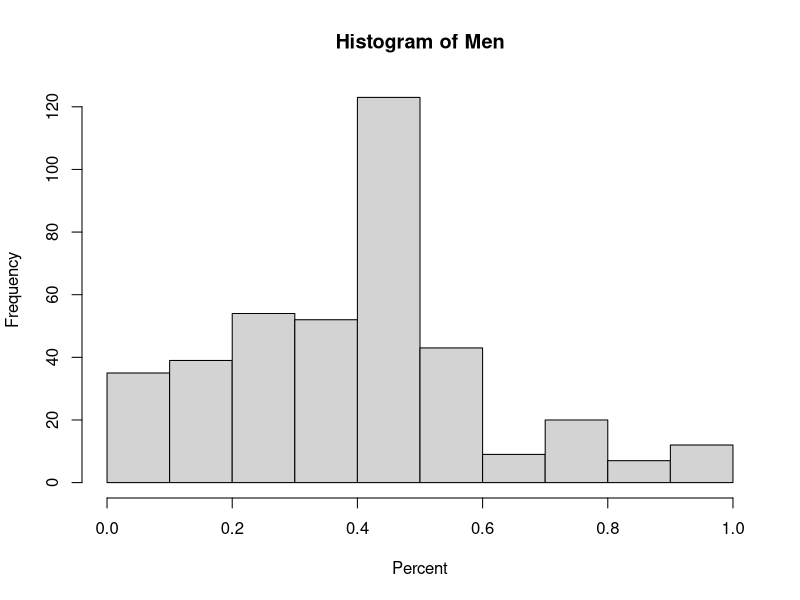
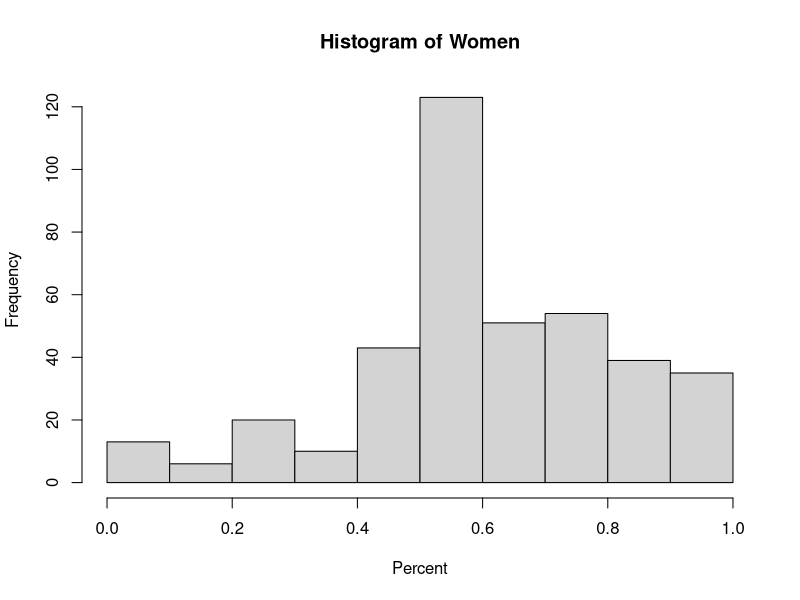
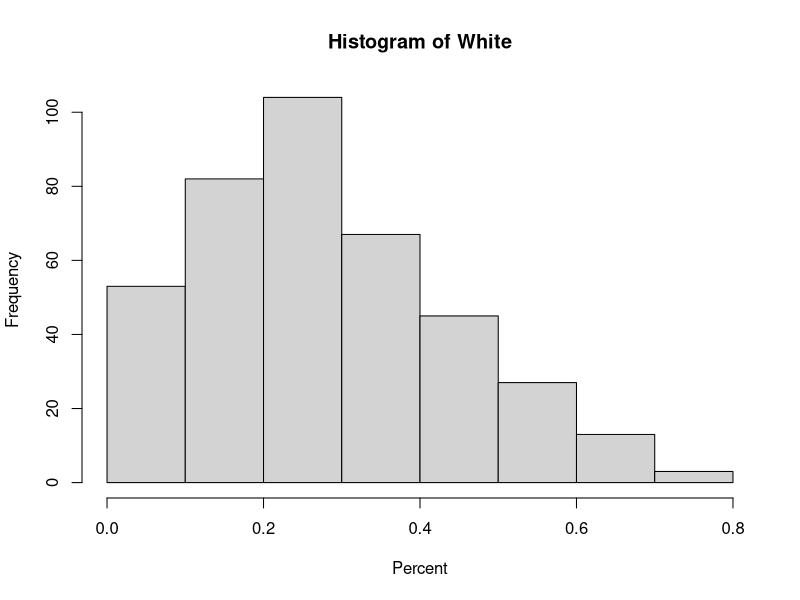
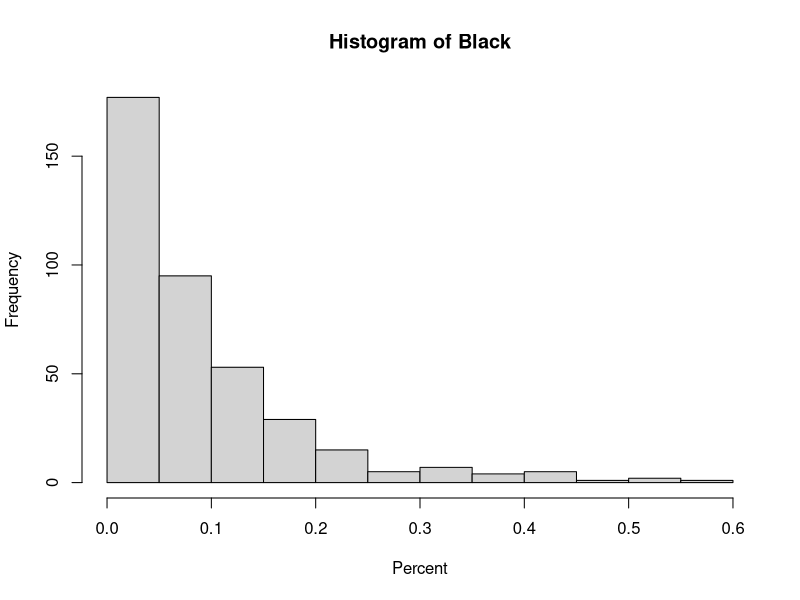
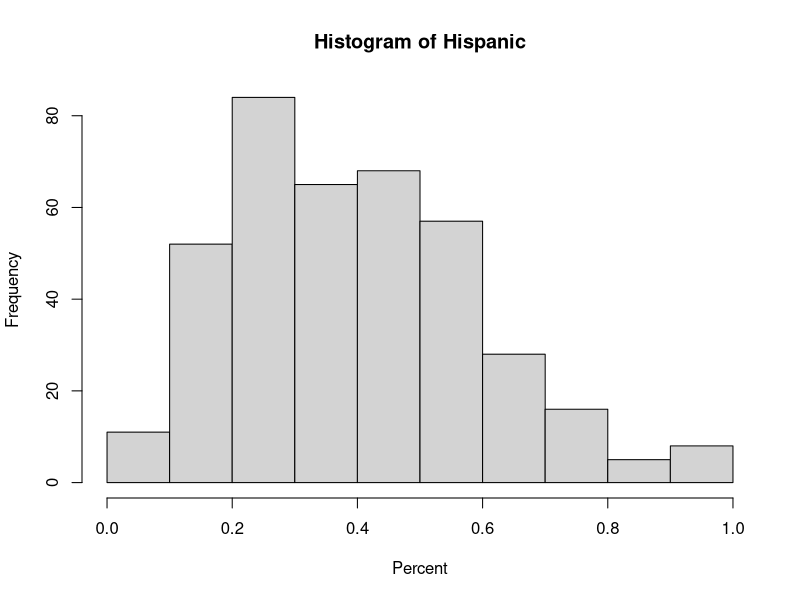
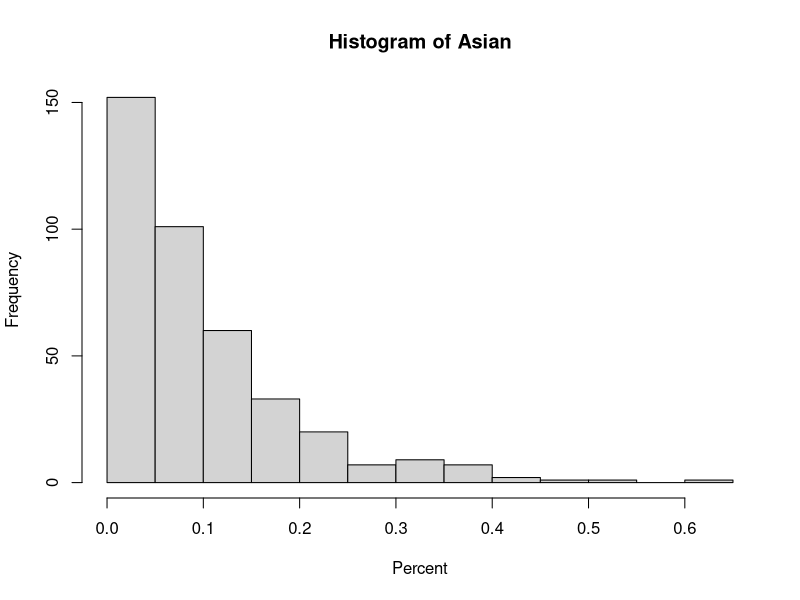
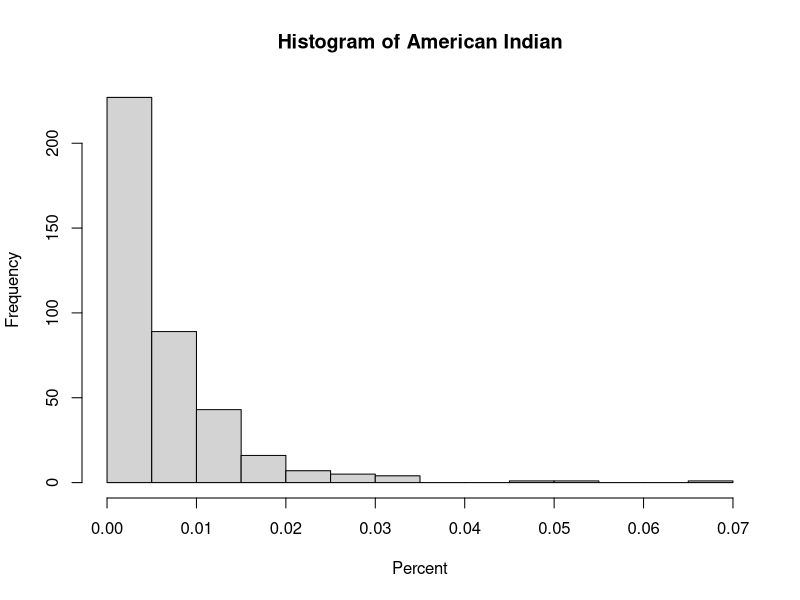
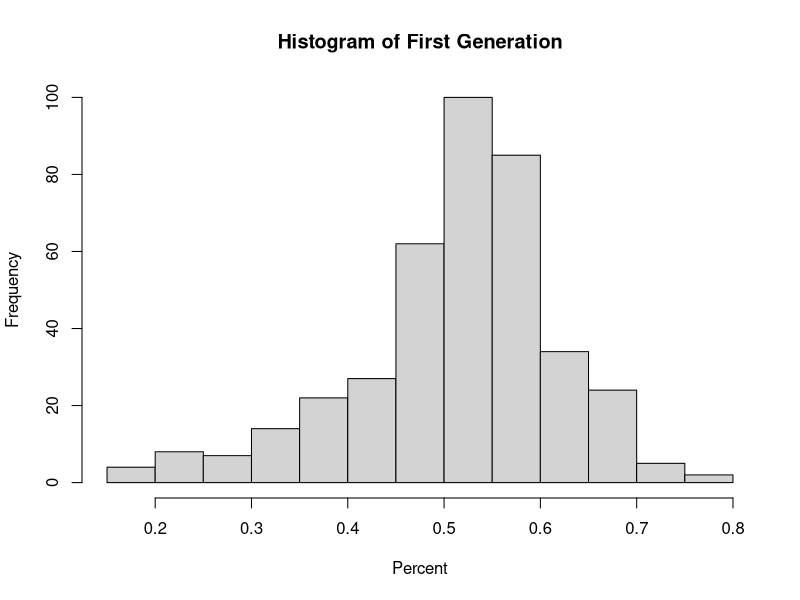

Generate these figures, in order, with R:
college_data <- read.csv("data/cleaned-data/clean-data.csv")

#Quantitative Variables 

##MEN 

men_stats <- c(median(college_data$UGDS_MEN), quantile(college_data$UGDS_MEN)[2], quantile(college_data$UGDS_MEN)[4],IQR(college_data$UGDS_MEN),mean(college_data$UGDS_MEN),sd(college_data$UGDS_MEN))
names(men_stats) <- c("Median", "First Quartile", "Third Quartile", "IQR", "Mean", "Std. Deviation")
men_stats <- as.data.frame(men_stats)
colnames(men_stats) <- "MEN"

png("images/men-histogram.png")
hist(college_data$UGDS_MEN, main="Histogram of Men", xlab="Percent")
dev.off() 


##WOMEN

women_stats <- c(median(college_data$UGDS_WOMEN), quantile(college_data$UGDS_WOMEN)[2], quantile(college_data$UGDS_WOMEN)[4],IQR(college_data$UGDS_WOMEN),mean(college_data$UGDS_WOMEN),sd(college_data$UGDS_WOMEN))
names(women_stats) <- c("Median", "First Quartile", "Third Quartile", "IQR", "Mean", "Std. Deviation")
women_stats <- as.data.frame(women_stats)
colnames(women_stats) <- "WOMEN"

png("images/women-histogram.png")
hist(college_data$UGDS_WOMEN, main="Histogram of Women", xlab="Percent")
dev.off() 


##WHITE

white_stats <- c(median(college_data$UGDS_WHITE), quantile(college_data$UGDS_WHITE)[2], quantile(college_data$UGDS_WHITE)[4],IQR(college_data$UGDS_WHITE),mean(college_data$UGDS_WHITE),sd(college_data$UGDS_WHITE))
names(white_stats) <- c("Median", "First Quartile", "Third Quartile", "IQR", "Mean", "Std. Deviation")
white_stats <- as.data.frame(white_stats)
colnames(white_stats) <- "WHITE"

png("images/white-histogram.png")
hist(college_data$UGDS_WHITE, main="Histogram of White", xlab="Percent")
dev.off() 


##BLACK

black_stats <- c(median(college_data$UGDS_BLACK), quantile(college_data$UGDS_BLACK)[2], quantile(college_data$UGDS_BLACK)[4],IQR(college_data$UGDS_BLACK),mean(college_data$UGDS_BLACK),sd(college_data$UGDS_BLACK))
names(black_stats) <- c("Median", "First Quartile", "Third Quartile", "IQR", "Mean", "Std. Deviation")
black_stats <- as.data.frame(black_stats)
colnames(black_stats) <- "BLACK"

png("images/black-histogram.png")
hist(college_data$UGDS_BLACK, main="Histogram of Black", xlab="Percent")
dev.off() 


##HISP

hisp_stats <- c(median(college_data$UGDS_HISP), quantile(college_data$UGDS_HISP)[2], quantile(college_data$UGDS_HISP)[4],IQR(college_data$UGDS_HISP),mean(college_data$UGDS_HISP),sd(college_data$UGDS_HISP))
names(hisp_stats) <- c("Median", "First Quartile", "Third Quartile", "IQR", "Mean", "Std. Deviation")
hisp_stats <- as.data.frame(hisp_stats)
colnames(hisp_stats) <- "HISPANIC"

png("images/hispanic-histogram.png")
hist(college_data$UGDS_HISP, main="Histogram of Hispanic", xlab="Percent")
dev.off() 


##ASIAN

asian_stats <- c(median(college_data$UGDS_ASIAN), quantile(college_data$UGDS_ASIAN)[2], quantile(college_data$UGDS_ASIAN)[4],IQR(college_data$UGDS_ASIAN),mean(college_data$UGDS_ASIAN),sd(college_data$UGDS_ASIAN))
names(asian_stats) <- c("Median", "First Quartile", "Third Quartile", "IQR", "Mean", "Std. Deviation")
asian_stats <- as.data.frame(asian_stats)
colnames(asian_stats) <- "ASIAN"

png("images/asian-histogram.png")
hist(college_data$UGDS_ASIAN, main="Histogram of Asian", xlab="Percent")
dev.off() 



##AIAN

aian_stats <- c(median(college_data$UGDS_AIAN), quantile(college_data$UGDS_AIAN)[2], quantile(college_data$UGDS_AIAN)[4],IQR(college_data$UGDS_AIAN),mean(college_data$UGDS_AIAN),sd(college_data$UGDS_AIAN))
names(aian_stats) <- c("Median", "First Quartile", "Third Quartile", "IQR", "Mean", "Std. Deviation")
aian_stats <- as.data.frame(aian_stats)
colnames(aian_stats) <- "AMERICAN INDIAN"

png("images/american-indian-histogram.png")
hist(college_data$UGDS_AIAN, main="Histogram of American Indian", xlab="Percent")
dev.off() 


##FIRST_GEN 

first_gen_stats <- c(median(college_data$FIRST_GEN), quantile(college_data$FIRST_GEN)[2], quantile(college_data$FIRST_GEN)[4],IQR(college_data$FIRST_GEN),mean(college_data$FIRST_GEN),sd(college_data$FIRST_GEN))
names(first_gen_stats) <- c("Median", "First Quartile", "Third Quartile", "IQR", "Mean", "Std. Deviation")
first_gen_stats <- as.data.frame(first_gen_stats)
colnames(first_gen_stats) <- "FIRST GEN"

png("images/first-gen-histogram.png")
hist(college_data$FIRST_GEN, main="Histogram of First Generation", xlab="Percent")
dev.off() 



##MARRIED

married_stats <- c(median(college_data$MARRIED), quantile(college_data$MARRIED)[2], quantile(college_data$MARRIED)[4],IQR(college_data$MARRIED),mean(college_data$MARRIED),sd(college_data$MARRIED))
names(married_stats) <- c("Median", "First Quartile", "Third Quartile", "IQR", "Mean", "Std. Deviation")
married_stats <- as.data.frame(married_stats)
colnames(married_stats) <- "MARRIED"

png("images/married-histogram.png")
hist(college_data$MARRIED, main="Histogram of Married", xlab="Percent")
dev.off() 



##PCTFLOAN

pctfloan_stats <- c(median(college_data$PCTFLOAN), quantile(college_data$PCTFLOAN)[2], quantile(college_data$PCTFLOAN)[4],IQR(college_data$PCTFLOAN),mean(college_data$PCTFLOAN),sd(college_data$PCTFLOAN))
names(pctfloan_stats) <- c("Median", "First Quartile", "Third Quartile", "IQR", "Mean", "Std. Deviation")
pctfloan_stats <- as.data.frame(pctfloan_stats)
colnames(pctfloan_stats) <- "PCT FEDERAL LOAN"

png("images/pctfloan-histogram.png")
hist(college_data$PCTFLOAN, main="Histogram of Federal Loans", xlab="Percent")
dev.off() 


##DEBT_MDN

debt_mdn_stats <- c(median(college_data$DEBT_MDN), quantile(college_data$DEBT_MDN)[2], quantile(college_data$DEBT_MDN)[4],IQR(college_data$DEBT_MDN),mean(college_data$DEBT_MDN),sd(college_data$DEBT_MDN))
names(debt_mdn_stats) <- c("Median", "First Quartile", "Third Quartile", "IQR", "Mean", "Std. Deviation")
debt_mdn_stats <- as.data.frame(debt_mdn_stats)
colnames(debt_mdn_stats) <- "MEDIAN DEBT"

png("images/debt-histogram.png")
hist(college_data$DEBT_MDN, main="Histogram of Debt Median", xlab="Percent")
dev.off() 


##MN_EARN_WNE_P10

mn_earn_stats <- c(median(college_data$MN_EARN_WNE_P10), quantile(college_data$MN_EARN_WNE_P10)[2], quantile(college_data$MN_EARN_WNE_P10)[4],IQR(college_data$MN_EARN_WNE_P10),mean(college_data$MN_EARN_WNE_P10),sd(college_data$MN_EARN_WNE_P10))
names(mn_earn_stats) <- c("Median", "First Quartile", "Third Quartile", "IQR", "Mean", "Std. Deviation")
mn_earn_stats <- as.data.frame(mn_earn_stats)
colnames(mn_earn_stats) <- "MEAN EARNINGS"

png("images/mn-earnings-histogram.png")
hist(college_data$MN_EARN_WNE_P10, main="Histogram of Mean Earnings", xlab="Percent")
dev.off() 


##GENDER_DIV 

gen_div_stats <- c(median(college_data$GENDER_DIV), quantile(college_data$GENDER_DIV)[2], quantile(college_data$GENDER_DIV)[4],IQR(college_data$GENDER_DIV),mean(college_data$GENDER_DIV),sd(college_data$GENDER_DIV))
names(gen_div_stats) <- c("Median", "First Quartile", "Third Quartile", "IQR", "Mean", "Std. Deviation")
gen_div_stats <- as.data.frame(gen_div_stats)
colnames(gen_div_stats) <- "GENDER DIV"

png("images/gender-div-histogram.png")
hist(college_data$GENDER_DIV, main="Histogram of Gender Diversity", xlab="Percent")
dev.off() 


##RACE_DIV 

race_div_stats <- c(median(college_data$RACE_DIV), quantile(college_data$RACE_DIV)[2], quantile(college_data$RACE_DIV)[4],IQR(college_data$RACE_DIV),mean(college_data$RACE_DIV),sd(college_data$RACE_DIV))
names(race_div_stats) <- c("Median", "First Quartile", "Third Quartile", "IQR", "Mean", "Std. Deviation")
race_div_stats <- as.data.frame(race_div_stats)
colnames(race_div_stats) <- "RACE DIV"

png("images/race-div-histogram.png")
hist(college_data$RACE_DIV, main="Histogram of Race Diversity", xlab="Percent")
dev.off() 


##MARITAL_STATUS_DIV

marital_div_stats <- c(median(college_data$MARITAL_STATUS_DIV), quantile(college_data$MARITAL_STATUS_DIV)[2], quantile(college_data$MARITAL_STATUS_DIV)[4],IQR(college_data$MARITAL_STATUS_DIV),mean(college_data$MARITAL_STATUS_DIV),sd(college_data$MARITAL_STATUS_DIV))
names(marital_div_stats) <- c("Median", "First Quartile", "Third Quartile", "IQR", "Mean", "Std. Deviation")
marital_div_stats <- as.data.frame(marital_div_stats)
colnames(marital_div_stats) <- "MARITAL STATUS DIV"

png("images/married-div-histogram.png")
hist(college_data$MARITAL_STATUS_DIV, main="Histogram of Marital Status Diversity", xlab="Percent")
dev.off() 


##FIRST_GEN_DIV

first_gen_div_stats <- c(median(college_data$FIRST_GEN_DIV), quantile(college_data$FIRST_GEN_DIV)[2], quantile(college_data$FIRST_GEN_DIV)[4],IQR(college_data$FIRST_GEN_DIV),mean(college_data$FIRST_GEN_DIV),sd(college_data$FIRST_GEN_DIV))
names(first_gen_div_stats) <- c("Median", "First Quartile", "Third Quartile", "IQR", "Mean", "Std. Deviation")
first_gen_div_stats <- as.data.frame(first_gen_div_stats)
colnames(first_gen_div_stats) <- "FIRST GEN DIV"

png("images/first-gen-div-histogram.png")
hist(college_data$FIRST_GEN_DIV, main="Histogram of Gender Diversity", xlab="Percent")
dev.off() 

##DIV_SCORE 

div_score_stats <- c(median(college_data$DIV_SCORE), quantile(college_data$DIV_SCORE)[2], quantile(college_data$DIV_SCORE)[4],IQR(college_data$DIV_SCORE),mean(college_data$DIV_SCORE),sd(college_data$DIV_SCORE))
names(div_score_stats) <- c("Median", "First Quartile", "Third Quartile", "IQR", "Mean", "Std. Deviation")
div_score_stats <- as.data.frame(div_score_stats)
colnames(div_score_stats) <- "DIV_SCORE"

png("images/div-score-histogram.png")
hist(college_data$DIV_SCORE, main="Histogram of Diversity Score", xlab="Percent")
dev.off() 


###Descriptive Stats of All Quantitative Variables 

quant_var_stats <- data.frame(men_stats, women_stats, white_stats, black_stats, hisp_stats, asian_stats, aian_stats, first_gen_stats, married_stats, pctfloan_stats, debt_mdn_stats, mn_earn_stats, gen_div_stats, race_div_stats, marital_div_stats, first_gen_div_stats, div_score_stats)

###Correlation Matrix

mat <- signif(cor(college_data[c(5:15,19,23:29)]),2)
mat[lower.tri(mat)]=""
correlation_matrix <- data.frame(mat)

##eda-output.txt
sink("data/eda-output.txt")
print("Descriptive Statistics")
print(quant_var_stats)
print("Correlation Matrix")
print(correlation_matrix)
sink()